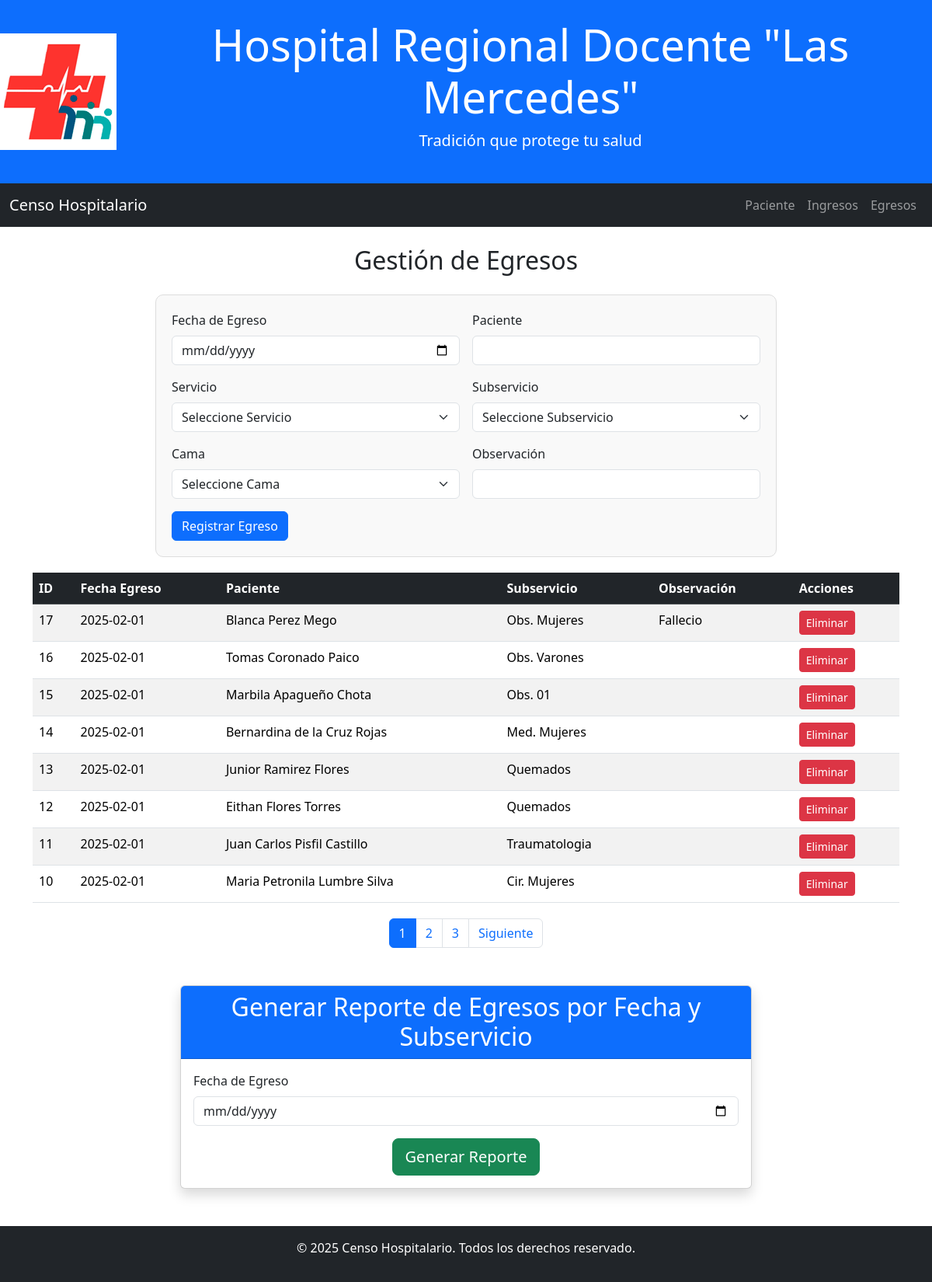
Page /pages/egresos.php on the committed database.
### tables this page shows
CREATE TABLE `egresos` (
  `id` bigint(20) UNSIGNED NOT NULL,
  `fecha_egreso` date NOT NULL,
  `observacion` varchar(20) DEFAULT NULL,
  `id_paciente` int(11) DEFAULT NULL,
  `id_subservicio` int(11) DEFAULT NULL
);

CREATE TABLE `paciente` (
  `id` bigint(20) UNSIGNED NOT NULL,
  `dni` int(11) DEFAULT NULL,
  `nombre` varchar(100) NOT NULL,
  `edad` int(11) DEFAULT NULL
);

CREATE TABLE `subservicios` (
  `id` bigint(20) UNSIGNED NOT NULL,
  `nombre` varchar(100) NOT NULL,
  `num_cama` varchar(8) NOT NULL,
  `estado` varchar(15) NOT NULL DEFAULT 'Desocupada',
  `id_servicio` int(11) DEFAULT NULL
);

### pages/egresos.php (the view, shortened to what this page needs)
<!DOCTYPE html>
<html lang="es">
<head>
    <link href="https://cdn.jsdelivr.net/npm/bootstrap@5.3.3/dist/css/bootstrap.min.css"
        rel="stylesheet"
>
    <link rel="stylesheet" href="../css/estilos.css">
</head>
<body>
<header class="bg-primary text-white text-center py-4 d-flex align-items-center justify-content-center">
        <img src="../img/logo_hospital.png" alt="Logo Hospital Regional Docente Las Mercedes" class="logo me-3">
        <div>
            <h1 class="display-4">Hospital Regional Docente "Las Mercedes"</h1>
            <p class="lead">Tradición que protege tu salud</p>
        </div>
    </header>
    <nav class="navbar navbar-expand-lg navbar-dark bg-dark">
        <div class="container-fluid">
            <a class="navbar-brand" href="../index.php">Censo Hospitalario</a>
            <div class="collapse navbar-collapse" id="navbarNav">
                <ul class="navbar-nav ms-auto">
                    <li class="nav-item">
                        <a class="nav-link" href="paciente.php">Paciente</a>
                    </li>
                    <li class="nav-item">
                        <a class="nav-link" href="ingresos.php">Ingresos</a>
                    </li>
                    <li class="nav-item">
                        <a class="nav-link" href="egresos.php">Egresos</a>
                    </li>
                </ul>
            </div>
        </div>
    </nav>
    <div class="container mt-4">
        <h2 class="text-center mb-4">Gestión de Egresos</h2>
        <div class="form-container-ingreso-egreso">
            <form method="post" class="row g-3">
                <div class="col-md-6">
                    <label for="fecha_egreso" class="form-label">Fecha de Egreso</label>
                    <input type="date" class="form-control" id="fecha_egreso" name="fecha_egreso" required>
                </div>
                <div class="col-md-6">
                    <label for="paciente_egreso" class="form-label">Paciente</label>
                    <input type="text" class="form-control" list="datalistOptions" id="paciente_egreso" name="paciente_nombre" autocomplete="off" required>
                </div>
                <div class="col-md-6">
                    <label for="servicio_egreso" class="form-label">Servicio</label>
                    <select class="form-select" id="servicio_egreso" required>
                        <option value="">Seleccione Servicio</option>
                        <?php
                        include '../includes/db.php';
                        ?>
                    </select>
                </div>
                <div class="col-md-6">
                    <label for="subservicio_egreso" class="form-label">Subservicio</label>
                    <select class="form-select" id="subservicio_egreso" name="id_subservicio" required>
                        <option value="">Seleccione Subservicio</option>
                    </select>
                </div>
                <div class="col-md-6">
                    <label for="id_cama_egreso" class="form-label">Cama</label>
                    <select class="form-select" id="id_cama_egreso" required>
                        <option value="">Seleccione Cama</option>
                    </select>
                </div>
                <div class="col-md-6">
                    <label for="observacion" class="form-label">Observación</label>
                    <input type="text" class="form-control" id="observacion" name="observacion">
                </div>
                <div class="col-12">
                    <button type="submit" class="btn btn-primary" id="reg_ingreso">Registrar Egreso</button>
                </div>
            </form>
        </div>
        <div class="table-container">
            <?php
            $page = isset($_GET['page']) ? (int)$_GET['page'] : 1;
            $perPage = 8;
            $offset = ($page - 1) * $perPage;
            $result = $conn->query("SELECT e.id, e.fecha_egreso, p.nombre AS nombre_paciente, s.nombre AS nombre_subservicio, e.observacion
                                    FROM egresos e
                                    JOIN paciente p ON e.id_paciente = p.id
                                    JOIN subservicios s ON e.id_subservicio = s.id
                                    ORDER BY id DESC LIMIT $perPage OFFSET $offset");
            if ($result->rowCount() > 0) {
                echo "<table class='table table-striped table-hover'>
                        <thead class='table-dark'>
                            <tr>
                                <th>ID</th>
                                <th>Fecha Egreso</th>
                                <th>Paciente</th>
                                <th>Subservicio</th>
                                <th>Observación</th>
                                <th>Acciones</th>
                            </tr>
                        </thead>
                        <tbody>";
                while ($row = $result->fetch(PDO::FETCH_ASSOC)) {
                    echo "<tr>
                            <td>" . $row["id"] . "</td>
                            <td>" . $row["fecha_egreso"] . "</td>
                            <td>" . $row["nombre_paciente"] . "</td>
                            <td>" . $row["nombre_subservicio"] . "</td>
                            <td>" . $row["observacion"] . "</td>
                            <td>
                                <form action='../js/eliminar_egreso.php' method='POST' style='display:inline;'>
                                    <input type='hidden' name='id_egreso' value='" . htmlspecialchars($row["id"]) . "'>
                                    <button class='btn btn-danger btn-sm' type='submit'
                                    onclick='return confirm(\"¿Estás seguro de eliminar este egreso?\");'>Eliminar</button>
                                </form>
                            </td>
                          </tr>";
                }
                echo "</tbody></table>";
                $totalRows = $conn->query("SELECT COUNT(*) FROM egresos")->fetchColumn();
                $totalPages = ceil($totalRows / $perPage);
                echo "<nav aria-label='Page navigation'>
                        <ul class='pagination justify-content-center'>";
                for ($i = 1; $i <= $totalPages; $i++) {
                    $active = ($page == $i) ? 'active' : '';
                    echo "<li class='page-item $active'><a class='page-link' href='?page=$i'>$i</a></li>";
                }
                if ($page < $totalPages) {
                    echo "<li class='page-item'><a class='page-link' href='?page=" . ($page + 1) . "'>Siguiente</a></li>";
                }
                echo "</ul></nav>";
            } else {
                echo "<div class='alert alert-info'>No hay egresos registrados.</div>";
            }
            ?>
        </div>
    </div>
    <div class="container mt-5">
        <div class="row justify-content-center">
            <div class="col-md-8">
                <div class="card shadow">
                    <div class="card-header bg-primary text-white">
                        <h2 class="card-title text-center mb-0">Generar Reporte de Egresos por Fecha y Subservicio</h2>
                    </div>
                    <div class="card-body">
                        <form action="../report/reporte_egreso.php" method="get" class="row g-3">
                            <div class="col-md-12">
                                <label for="fecha_egreso" class="form-label">Fecha de Egreso</label>
                                <input type="date" class="form-control" id="fecha_egreso" name="fecha_egreso" required>
                            </div>
                            <div class="col-12 text-center">
                                <button type="submit" class="btn btn-success btn-lg">Generar Reporte</button>
                            </div>
                        </form>
                    </div>
                </div>
            </div>
        </div>
    </div>
    <footer class="bg-dark text-white text-center py-3 mt-5">
        <p>&copy; 2025 Censo Hospitalario. Todos los derechos reservado.</p>
    </footer>
</body>
</html>

### css/estilos.css (style rules this page uses)
.table-container { margin-top: 20px; }
.pagination { margin-top: 20px; }
.form-container-ingreso-egreso { max-width: 800px; margin: 0 auto; padding: 20px; border: 1px solid #ddd; border-radius: 10px; background-color: #f9f9f9; }

### rows in the picture
egresos: id "17", fecha_egreso "2025-02-01", id_paciente.nombre "Blanca Perez Mego", id_subservicio.nombre "Obs. Mujeres", observacion "Fallecio"
egresos: id "16", fecha_egreso "2025-02-01", id_paciente.nombre "Tomas Coronado Paico", id_subservicio.nombre "Obs. Varones"
egresos: id "15", fecha_egreso "2025-02-01", id_paciente.nombre "Marbila Apagueño Chota", id_subservicio.nombre "Obs. 01"
egresos: id "14", fecha_egreso "2025-02-01", id_paciente.nombre "Bernardina de la Cruz Rojas", id_subservicio.nombre "Med. Mujeres"
egresos: id "13", fecha_egreso "2025-02-01", id_paciente.nombre "Junior Ramirez Flores", id_subservicio.nombre "Quemados"
egresos: id "12", fecha_egreso "2025-02-01", id_paciente.nombre "Eithan Flores Torres", id_subservicio.nombre "Quemados"
egresos: id "11", fecha_egreso "2025-02-01", id_paciente.nombre "Juan Carlos Pisfil Castillo", id_subservicio.nombre "Traumatologia"
egresos: id "10", fecha_egreso "2025-02-01", id_paciente.nombre "Maria Petronila Lumbre Silva", id_subservicio.nombre "Cir. Mujeres"
